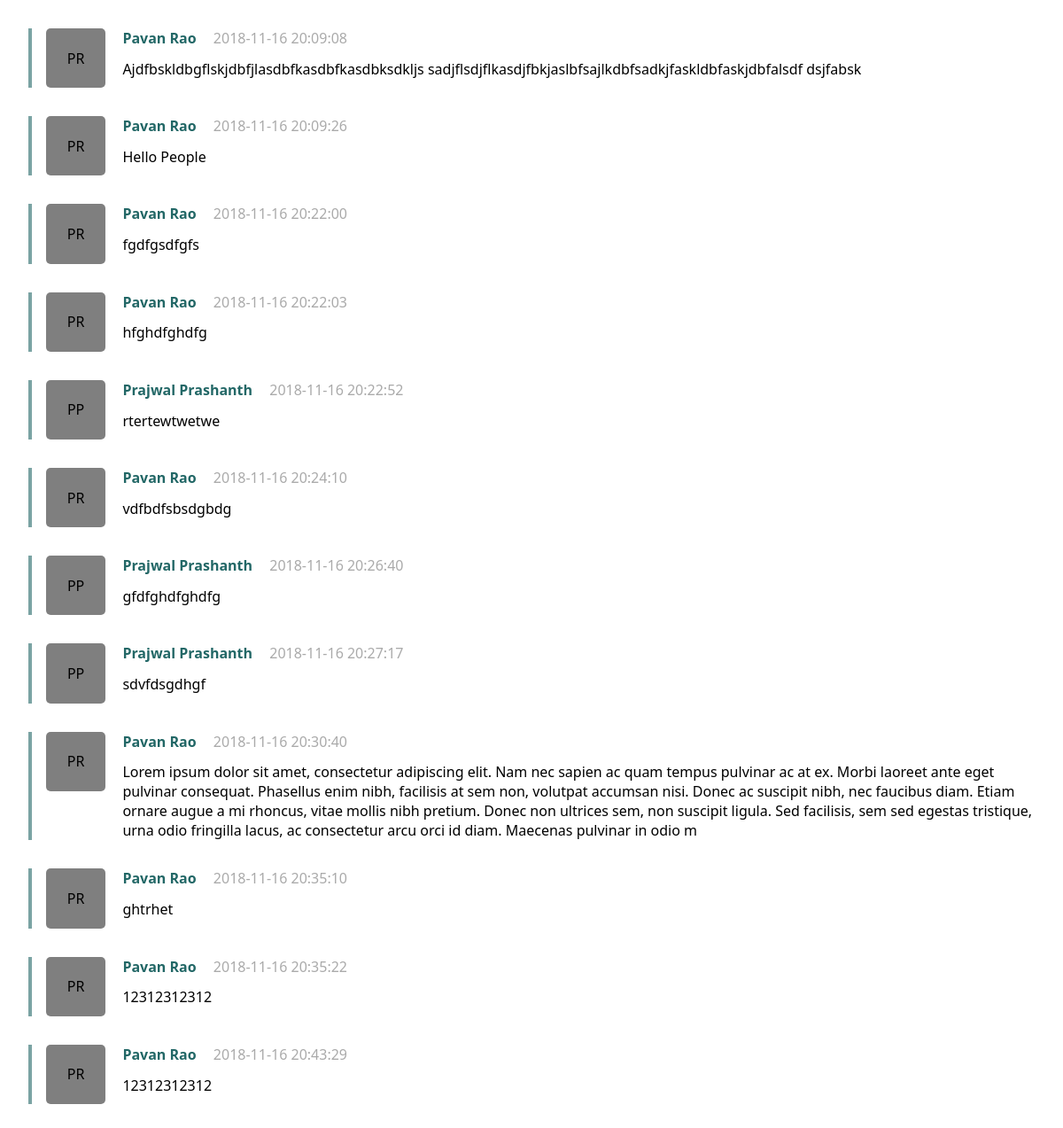
The app's page /php/messages.php with its own data.
### tables this page shows
CREATE TABLE IF NOT EXISTS `messages_general` (
  `id` int(11) NOT NULL AUTO_INCREMENT,
  `timestamp` timestamp NOT NULL DEFAULT CURRENT_TIMESTAMP ON UPDATE CURRENT_TIMESTAMP,
  `username` varchar(20) NOT NULL,
  `message_text` varchar(500) NOT NULL,
  PRIMARY KEY (`timestamp`),
  UNIQUE KEY `id` (`id`),
  KEY `username` (`username`)
);

CREATE TABLE IF NOT EXISTS `users` (
  `id` int(11) NOT NULL AUTO_INCREMENT,
  `name` varchar(50) NOT NULL,
  `email` varchar(100) NOT NULL,
  `username` varchar(20) NOT NULL,
  `password` varchar(20) NOT NULL,
  PRIMARY KEY (`username`),
  UNIQUE KEY `id` (`id`)
);

### php/messages.php (the view, shortened to what this page needs)
<?php
$db = dbconnect();
$sql = "SELECT * FROM messages_general";
$result = mysqli_query($db, $sql);
if (mysqli_num_rows($result) > 0) {
  while ($row = mysqli_fetch_assoc($result)) {
    $username = $row['username'];
    $timestamp = $row['timestamp'];
    $message = $row['message_text'];
    $name_query = "SELECT name FROM users WHERE username='$username';";
    $result1 = mysqli_query($db, $name_query);
    if($name_query = mysqli_fetch_assoc($result1)) {
      $fullname = $name_query['name'];
      $nameArray = explode(' ', $fullname);
      $initials = $nameArray[0][0] . $nameArray[1][0];
?>
<!DOCTYPE html>
<html>
<head>
  <link rel="stylesheet" type="text/css" media="screen" href="../res/styles/app/messages.css" />
</head>
<body>
  <div class="message-div">
    <div class="display-pic"><?php echo $initials; ?></div>
    <div class="right-pane">
      <div class="details">
        <h3 class="name"><?php echo $fullname; ?></h3>
        <p class="text-muted"><?php echo $timestamp; ?></p>
      </div>
      <div class="message-text">
        <p><?php echo $message; ?></p>
      </div>
    </div>
  </div>
  <?php
        }
      }
    }
  ?>
</body>
</html>

### res/styles/app/messages.css (style rules this page uses)
html, body { margin: 0; padding: 0; font-family: 'Segoe UI', -apple-system, BlinkMacSystemFont, Roboto, Oxygen, Cantarell, 'Open Sans', 'Helvetica Neue', sans-serif; }
.message-div { margin: 2em; display: flex; border-left: 4px solid #22676699; padding-left: 1em; }
.display-pic { width: 1.2em; height: 1.2em; margin-right: 1.2em; border-radius: 5px; padding: 1.5em; background-color: #00000080; display: flex; justify-content: center; align-items: center; }
.right-pane { display: flex; flex-direction: column; align-items: flex-start; }
.details { display: inline; }
.name { float: left; font-weight: 600; font-size: 12pt; color: #226766; margin-top: 0; }
.text-muted { margin-top: 0; float: left; font-weight: 400; color: #aaaaaa; margin-left: 1.2em; }
.message-text { display: block; margin-bottom: -1em; }
.message-text p { margin-top: -0.2em; }

### records on screen
messages_general: username.name "PR", username.name "Pavan Rao", timestamp "2018-11-16 20:09:08", message_text "Ajdfbskldbgflskjdbfjlasdbfkasdbfkasdbksdkljs sadjflsdjflkasdjfbkjaslbfsajlkdbfsadkjfaskldbfaskjdbfalsdf dsjfabsk"
messages_general: username.name "PR", username.name "Pavan Rao", timestamp "2018-11-16 20:09:26", message_text "Hello People"
messages_general: username.name "PR", username.name "Pavan Rao", timestamp "2018-11-16 20:22:00", message_text "fgdfgsdfgfs"
messages_general: username.name "PR", username.name "Pavan Rao", timestamp "2018-11-16 20:22:03", message_text "hfghdfghdfg"
messages_general: username.name "PP", username.name "Prajwal Prashanth", timestamp "2018-11-16 20:22:52", message_text "rtertewtwetwe"
messages_general: username.name "PR", username.name "Pavan Rao", timestamp "2018-11-16 20:24:10", message_text "vdfbdfsbsdgbdg"
messages_general: username.name "PP", username.name "Prajwal Prashanth", timestamp "2018-11-16 20:26:40", message_text "gfdfghdfghdfg"
messages_general: username.name "PP", username.name "Prajwal Prashanth", timestamp "2018-11-16 20:27:17", message_text "sdvfdsgdhgf"
messages_general: username.name "PR", username.name "Pavan Rao", timestamp "2018-11-16 20:30:40", message_text "Lorem ipsum dolor sit amet, consectetur adipiscing elit. Nam nec sapien ac quam tempus pulvinar ac at ex. Morbi laoreet ante eget pulvinar consequat. Phasellus enim nibh, facilisis at sem non, volutpat accumsan nisi. Donec ac suscipit nibh, nec faucibus diam. Etiam ornare augue a mi rhoncus, vitae mollis nibh pretium. Donec non ultrices sem, non suscipit ligula. Sed facilisis, sem sed egestas tristique, urna odio fringilla lacus, ac consectetur arcu orci id diam. Maecenas pulvinar in odio m"
messages_general: username.name "PR", username.name "Pavan Rao", timestamp "2018-11-16 20:35:10", message_text "ghtrhet"
messages_general: username.name "PR", username.name "Pavan Rao", timestamp "2018-11-16 20:35:22", message_text "12312312312"
messages_general: username.name "PR", username.name "Pavan Rao", timestamp "2018-11-16 20:43:29", message_text "12312312312"
